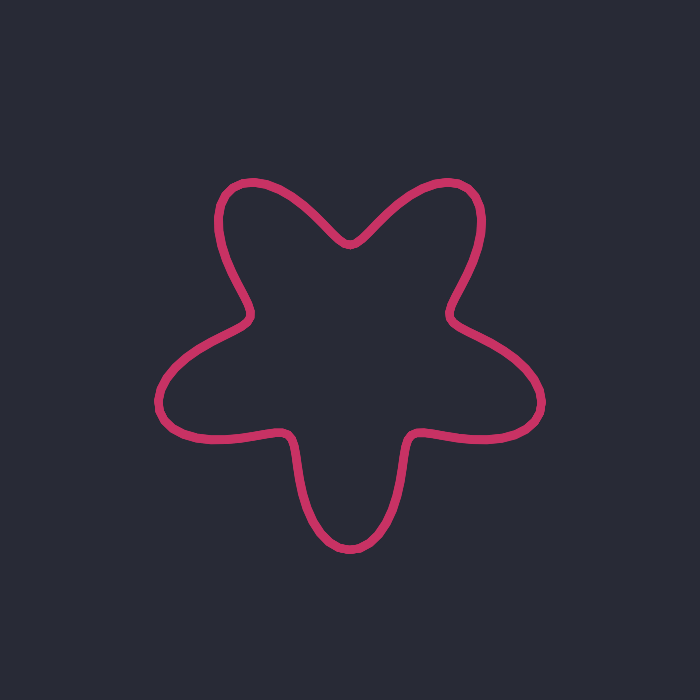
Frame 1 (no input)
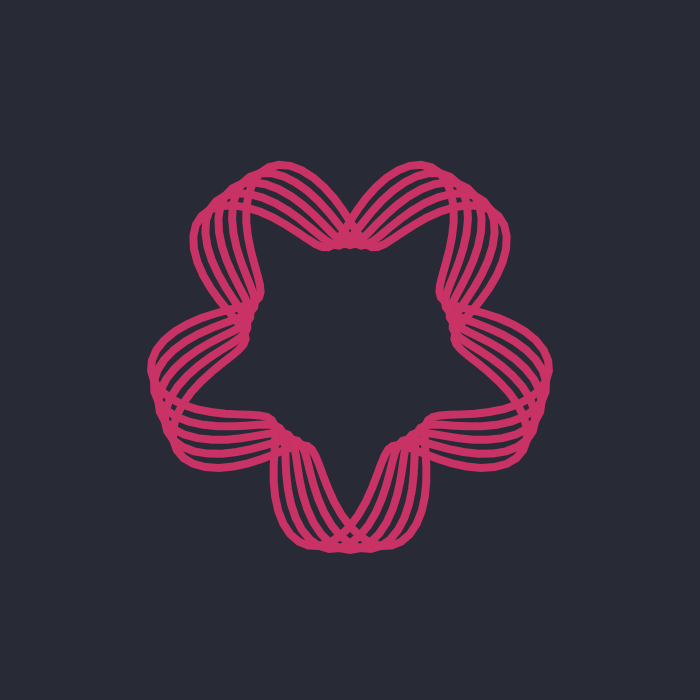
Frame 60 (no input)
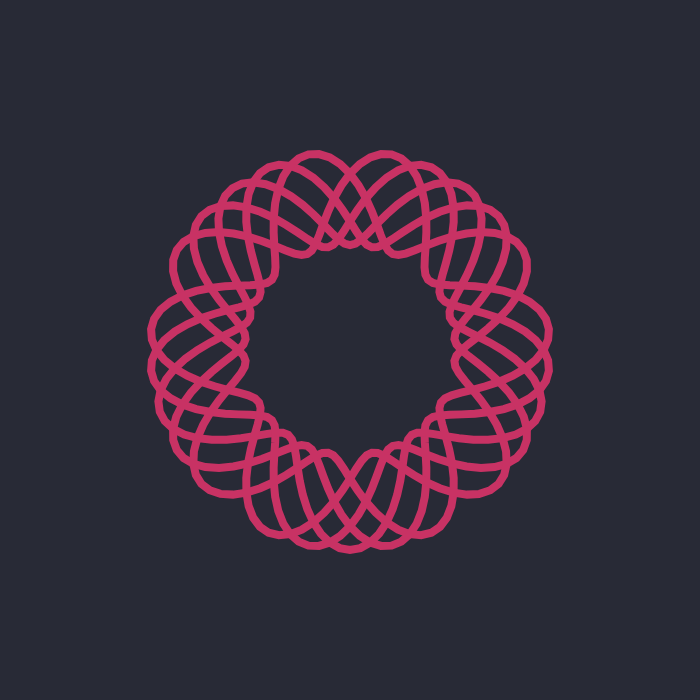
Frame 120 (the mouse pressed at the canvas centre since frame 60)

The p5.js sketch that drew these frames (run headless with seeded random() and noise() and a simulated clock; from frame 60 on, the mouse is pressed at the canvas centre):

// p5.js sketch
// ── sketch.js
function setup() {
  createCanvas(700, 700);
  angleMode(DEGREES);
  
  animationSettings();
  strokeColors();
  bgColors();
}

function draw() {
  
  background(bgRedBoxInput.value(), bgGreenBoxInput.value(), bgBlueBoxInput.value(), 255);
  translate(width / 2, height / 2);
  noFill();
  strokeWeight(strokeWeightSlider.value());
  
  for (var n = 0; n < elementSlider.value(); n++) {
    
    stroke(strokeRedBoxInput.value(), strokeGreenBoxInput.value(), strokeBlueBoxInput.value());
    beginShape();
    
    for (var i = 0; i < 360; i += fragmentSlider.value()) {
      var rad = map(sin(i * partSlider.value() + frameCount), -1, 1, minRadSlider.value(), maxRadSlider.value());
      var x = rad * cos(i);
      var y = rad * sin(i);
      vertex(x, y);
    }

    endShape(CLOSE);
    rotate(frameCount * rotSpeedSlider.value());
  };
}

function animationSettings() {

  elementSlider = createSlider(1, 10, 5, 1).position(20, 750);
  elementP = createP('# of elements').position(20, 710);
  partSlider = createSlider(2, 8, 5, 1).position(220, 750);
  partP = createP('# of parts').position(220, 710);
  fragmentSlider = createSlider(3, 30, 3, 1).position(420, 750);
  fragmentP = createP('# of fragments').position(420, 710);
  minRadSlider = createSlider(25, 300, 100, 10).position(20, 850);
  minRadP = createP('Minimum radius').position(20, 810);
  maxRadSlider = createSlider(50, 300, 200, 10).position(220, 850);
  maxRadP = createP('Maximum radius').position(220, 810);
  rotSpeedSlider = createSlider(0.1, 1, 0.1, 0.05).position(420, 850);
  rotSpeedP = createP('Rotation speed').position(420, 810);
  strokeWeightSlider = createSlider(1, 25, 8, 1).position(710, 490);
  strokeWeightP = createP('Stroke weight').position(710, 450);
  
}

function strokeColors() {

  strokeColorsP = createP('Stroke colors').style('font-weight', 'bold').position(710, 0);
  strokeRedBoxInput = createInput(200).position(710, 70);
  strokeRedBoxP = createP('Red (0-255)').position(710, 30);
  strokeGreenBoxInput = createInput(50).position(710, 130);
  strokeGreenBoxP = createP('Green (0-255)').position(710, 90);
  strokeBlueBoxInput = createInput(100).position(710, 190);
  strokeBlueBoxP = createP('Blue (0-255)').position(710, 150);
  
}

function bgColors() {

  bgColorsP = createP('Background colors').style('font-weight', 'bold').position(710, 220);
  bgRedBoxInput = createInput(40).position(710, 290);
  bgRedBoxP = createP('Red (0-255)').position(710, 250);
  bgGreenBoxInput = createInput(42).position(710, 350);
  bgGreenBoxP = createP('Green (0-255)').position(710, 310);
  bgBlueBoxInput = createInput(54).position(710, 410);
  bgBlueBoxP = createP('Green (0-255)').position(710, 370);  
  
}

// ── style.css
body {
    padding: 0;
    margin: 0;
    background-color: #282a36;
}

p {
    color: #f8f8f2;
}
